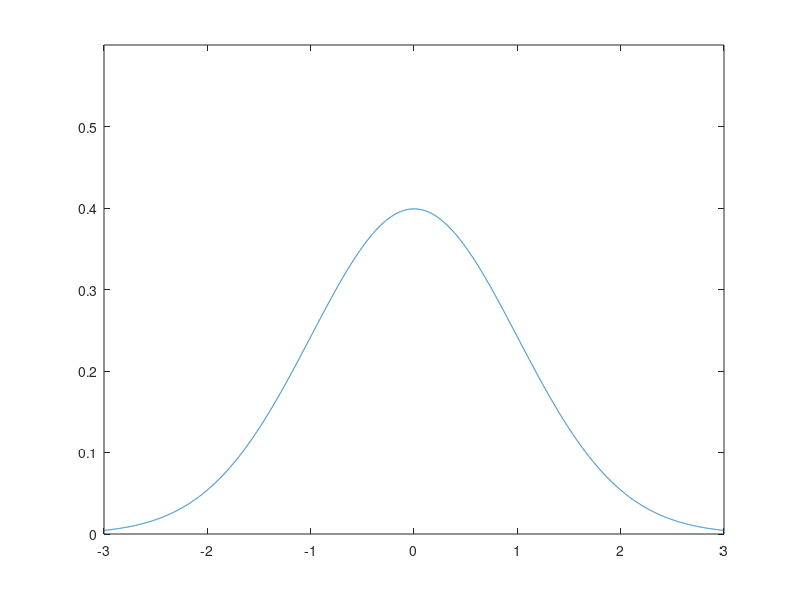
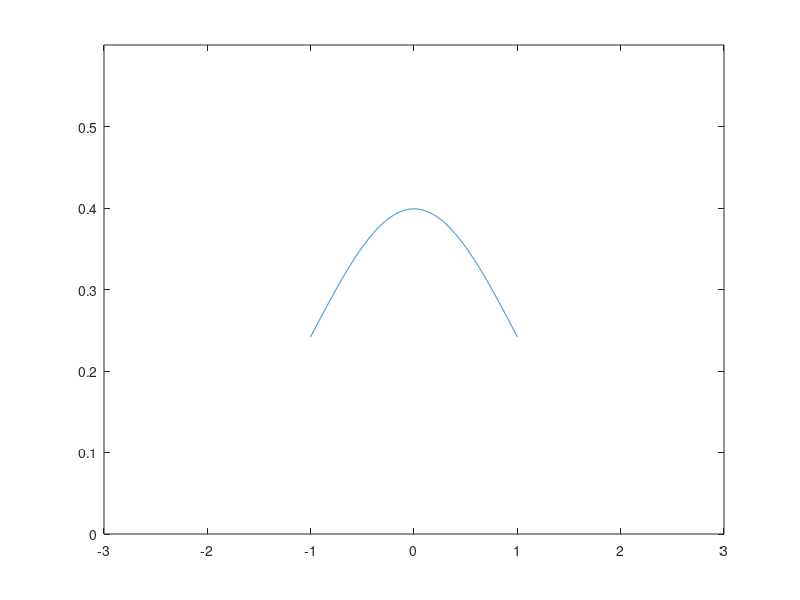
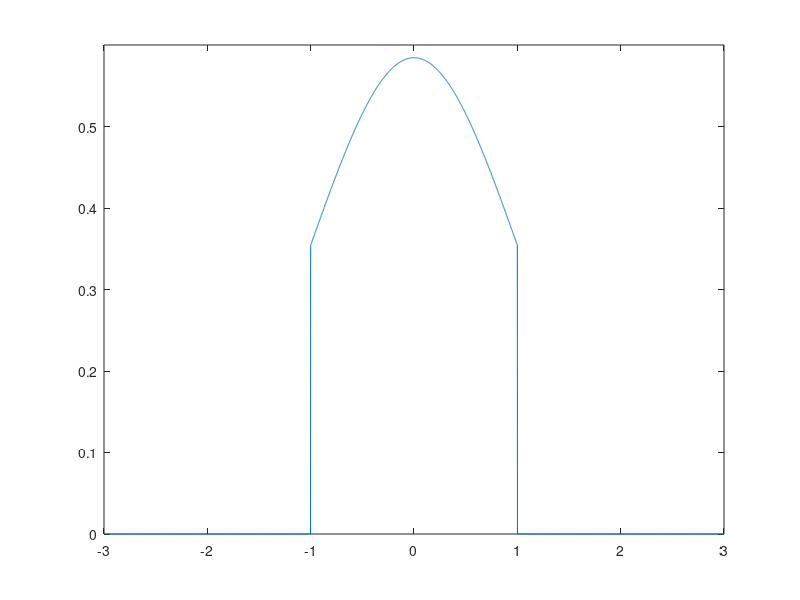

MATLAB code to generate these figures, in order:
close all

x = -3:0.001:3;
y = -1:0.001:1;
pd = makedist('Normal','mu',0,'sigma',1);
figure(1)
plot(x,pdf(pd,x));
axis([min(x) max(x) 0 0.6])
figure(2)
plot(y,pdf(pd,y));
axis([min(x) max(x) 0 0.6])
figure(3)
t = truncate(pd,-1,1);
plot(x,pdf(t,x));
axis([min(x) max(x) 0 0.6])